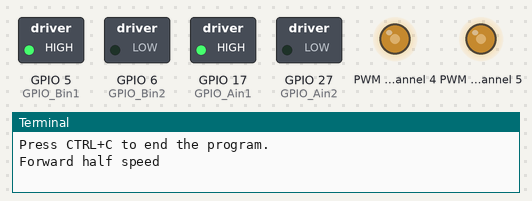
A program run on a simulated Raspberry Pi (BCM pin numbers). Shown: switched loads named in the program (green lamp = pin HIGH), output pins drawn as LEDs (lit = HIGH), the last lines printed to the terminal.

Above: at 0.05 s.
At 1.95 s:
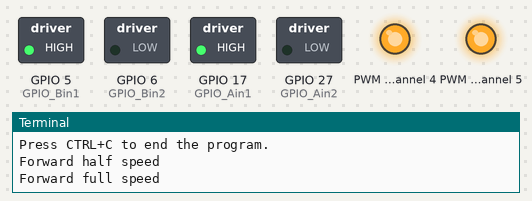
At 2.95 s:
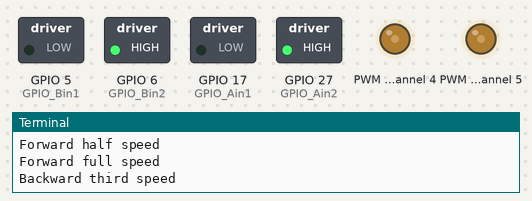
At 3.95 s:
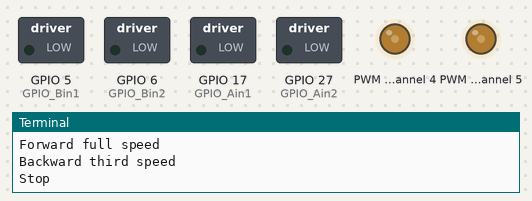
Timing chart, 0 to 5.2 s (numbered marks = the images above):
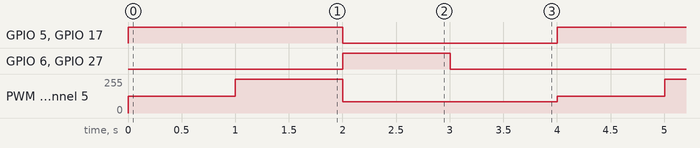

The program:

pwm_motor.py
```python
# This program demonstrates how to control DC motors connected
# to a motor driver.
# The PWM signal to the motor driver is generated by the
# PCA9685 PWM driver.
# This shows the basic setup without a finite state machine.


# General libraries
import time
# Libraries for the GPIO pins
from gpiozero import OutputDevice
# Libraries for the PWM driver with motors
from adafruit_pca9685 import PCA9685
import busio
import board


# Set GPIO Pins (uses BCM numbering)
GPIO_Ain1 = OutputDevice(17)
GPIO_Ain2 = OutputDevice(27)
GPIO_Bin1 = OutputDevice(5)
GPIO_Bin2 = OutputDevice(6)

# Specify the channels you are using on the PWM driver
channel_motor1 = 4
channel_motor2 = 5


# Set the pwm frequency
# However, if we are using ServoKit (for servos),
# this will automatically be overwritten to 50.
pwm_frequency = 1000

# Configure the PWM driver for the motors
i2c = busio.I2C(board.SCL, board.SDA)
pca = PCA9685(i2c)

# Initialize the PWM driver for the motors
motor_pwmA = pca.channels[channel_motor1]
motor_pwmB = pca.channels[channel_motor2]
pca.frequency = pwm_frequency

# Helper function
def dutyPCA(speed):
    if not 0 <= speed <= 1:
        raise ValueError("Speed must be between 0 and 1")
    return int(speed * 65535)

# Both motors are stopped
GPIO_Ain1.off()
GPIO_Ain2.off()
GPIO_Bin1.off()
GPIO_Bin2.off()

# Set the initial speed of the motors
speed = 0.5
motor_pwmA.duty_cycle = dutyPCA(speed)
motor_pwmB.duty_cycle = dutyPCA(speed)


# Main program
try:
    print("Press CTRL+C to end the program.")

    while True:

        GPIO_Ain1.on()
        GPIO_Ain2.off()
        GPIO_Bin1.on()
        GPIO_Bin2.off()
        speed = 0.5
        motor_pwmA.duty_cycle = dutyPCA(speed)
        motor_pwmB.duty_cycle = dutyPCA(speed)
        print ("Forward half speed")
        time.sleep(1)

        GPIO_Ain1.on()
        GPIO_Ain2.off()
        GPIO_Bin1.on()
        GPIO_Bin2.off()
        speed = 1.0
        motor_pwmA.duty_cycle = dutyPCA(speed)
        motor_pwmB.duty_cycle = dutyPCA(speed)
        print ("Forward full speed")
        time.sleep(1)

        GPIO_Ain1.off()
        GPIO_Ain2.on()
        GPIO_Bin1.off()
        GPIO_Bin2.on()
        speed = 0.33
        motor_pwmA.duty_cycle = dutyPCA(speed)
        motor_pwmB.duty_cycle = dutyPCA(speed)
        print ("Backward third speed")
        time.sleep(1)

        GPIO_Ain1.off()
        GPIO_Ain2.off()
        GPIO_Bin1.off()
        GPIO_Bin2.off()
        print ("Stop")
        time.sleep(1)


# Quit the program when the user presses CTRL + C
except KeyboardInterrupt:
    pass
finally:
    # Stop the motors
    GPIO_Ain1.off()
    GPIO_Ain2.off()
    GPIO_Bin1.off()
    GPIO_Bin2.off()
    motor_pwmA.duty_cycle = 0
    motor_pwmB.duty_cycle = 0
    # Clean up the resources
    pca.deinit()
    GPIO_Ain1.close()
    GPIO_Ain2.close()
    GPIO_Bin1.close()
    GPIO_Bin2.close()
    
```

Measured:
- by itself, GPIO 5 (GPIO_Bin1), GPIO 17 (GPIO_Ain1): alternates HIGH for 2.0 s and LOW for 2.0 s
- by itself, GPIO 6 (GPIO_Bin2), GPIO 27 (GPIO_Ain2): alternates HIGH for 1.0 s and LOW for 3.0 s
- by itself, PWM channel 4, PWM channel 5: repeats every 4.0 s: 84/255 2.0 s, 127/255 1.0 s, 255/255 1.0 s
